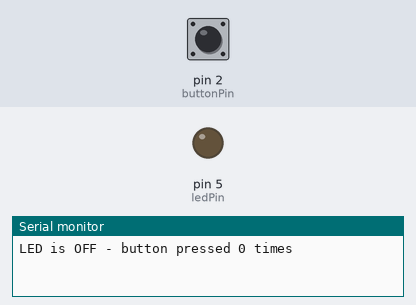
The program below on a simulated Arduino Uno, built with avr-gcc and run on an emulated ATmega328P. On the bench: output pins drawn as LEDs (lit = HIGH), the last lines printed to the serial monitor. The test bench sets the inputs (shaded band); at power-on: pin 2 (buttonPin) HIGH.

Above: at 1.2 s.
1.3 s: pin 2 (buttonPin) pulled LOW for 0.15 s
At 1.8 s:
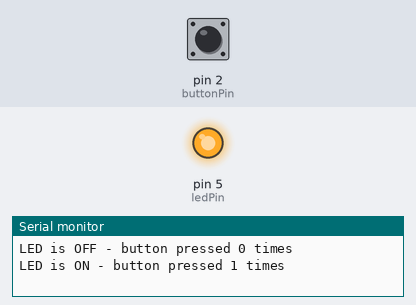
2.9 s: pin 2 (buttonPin) pulled LOW for 1 s
At 4.3 s:
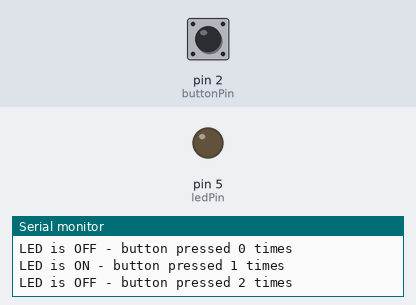
5.4 s: pin 2 (buttonPin) pulled LOW for 3.2 s
At 9.1 s:
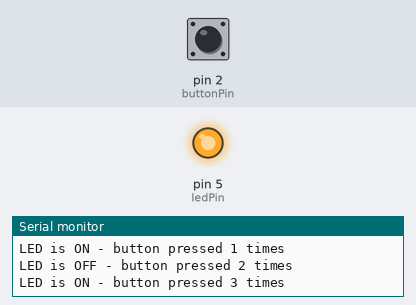
Timing chart, 0 to 10.6 s (numbered marks = the images above; inputs shaded):
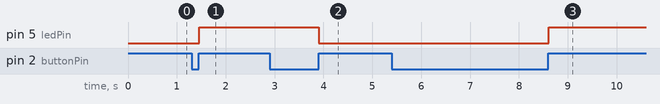

Measured:
- after the input at 1.3 s, pin 5 (ledPin): LOW → HIGH after 0.16 s
- after the input at 2.9 s, pin 5 (ledPin): HIGH → LOW after 1.0 s
- after the input at 5.4 s, pin 5 (ledPin): LOW → HIGH after 3.2 s

The program:

main.cpp
```cpp
/* The Most Complete Starter Kit by Elegoo
 *  For the Arduino UNO R3
 *  LESSON 5 - Digital Input(s)
 *  Single button with debounce function
 *
 *  Original by - Applied Electronics, lynda.com, and Elegoo.com
 *  Modified by - Ricardo Moreno
 *  Date 1/9/2018
 *
 *  Originally, the Lesson 5 sketch used two push button switches
 *  to operate the LED.  This sketch allows for a single push button
 *  switch.
 *
 *  Serial Monitor added for diagnostic purposes.
 *
 *  Applied Electronics
 *  https://www.youtube.com/watch?v=QslLAPNSEFc
 */
//usefull video to watch from educ8s.tv
//https://www.youtube.com/watch?v=jYOYgU2vlSE

#include <Arduino.h>

// Global Variables
const int ledPin = 5;
const int buttonPin = 2;
boolean lastButton = HIGH;           //HIGH is the not pressed state
boolean currentButton = HIGH;        //HIGH is the not pressed state
boolean ledOn = false;
int counter = 0;

//Debouncing function
boolean debounce(boolean last){
  //Local Variable
  boolean current = digitalRead(buttonPin);

  if(last != current){
    delay(5);                        //5 milliseconds
    current = digitalRead(buttonPin);
  }
  return current;
}

//Serial Output function
void serialOut(boolean ledState, int i){
  Serial.print("LED is ");
  if (ledState) Serial.print("ON - button pressed ");
  if (!ledState) Serial.print("OFF - button pressed ");
  Serial.print(i);
  Serial.println(" times");
}

// Sketch Setup routine - run once
void setup(){
  Serial.begin(9600);                //starts the serial monitor and sets the baud rate
  pinMode(ledPin, OUTPUT);           //sets the digital pin to output
  pinMode(buttonPin, INPUT_PULLUP);  //define pinMode and use Pull-up resistor
  serialOut(ledOn,counter);          //write the initial state of the LED
}

// main loop - runs repeatedly
void loop(){
  //Get button value or state
  currentButton = debounce(lastButton);

  //Recall that whenever you release the button, the state goes HIGH
  //When you press the button, you are forcing the state LOW
  if(lastButton == LOW && currentButton == HIGH){
    //Button press detected
    counter += 1;                    //increment the counter
    ledOn = !ledOn;                  //shorthand way to switch to the opposite setting
    digitalWrite(ledPin, ledOn);     //Turn ON or OFF the LED
    serialOut(ledOn,counter);        //write the state of the LED and number of time the button has been pushed
  }
  lastButton = currentButton;
}
```
